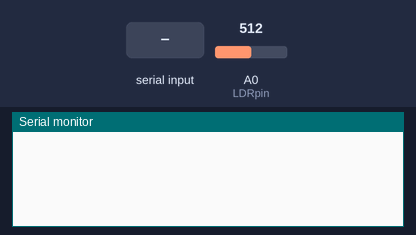
This sketch was run on a simulated Arduino Uno, built with avr-gcc and run on an emulated ATmega328P. Shown: the last lines printed to the serial monitor. The test bench sets the inputs (shaded band); at power-on: A0 (LDRpin) = 512.

Above: at 1.2 s.
1.3 s: "ldr\n" received over Serial
At 2.5 s:
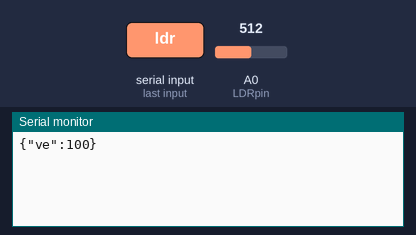
2.8 s: "1\n" received over Serial
At 4.2 s:
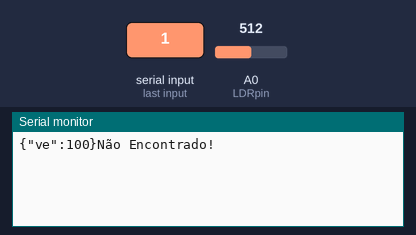

Measured:
- after the input at 1.3 s, the serial monitor: prints a new line at once (image 1)
- after the input at 2.8 s, the serial monitor: prints a new line at once (image 2)

The sketch:

enviarJSONsimples.ino
```cpp
#include <ArduinoJson.h>

String leituraSerial;
int valor = 0;
int LDRValue = 0;
#define LDRpin A0


void setup() {
  Serial.begin(9600);

}


void loop() {


  LDRValue = analogRead(LDRpin);

  if (Serial.available() > 0) {

    leituraSerial = leStringSerial();

    if (leituraSerial == "ldr") { //VERIFICA SE O QUE FOI RECEBIDO VIA SERIAL É IGUAL A STRING ESCRITA

       LeitorCorrente01();
    }

    else if (leituraSerial == "ldr2") { //VERIFICA SE O QUE FOI RECEBIDO VIA SERIAL É IGUAL A STRING ESCRITA

       LeitorCorrente02();
    }


    else {

      Serial.println("Não Encontrado!");
    }
  }
}


String leStringSerial() { //FUNÇÃO QUE FAZ A LEITURA DO SERIAL E RETORNA O VALOR

  String valorSerial = "";
  char leituraSerial;

  // Enquanto receber algo pela serial
  while (Serial.available() > 0) {
    // Lê byte da serial
    leituraSerial = Serial.read();
    // Ignora caractere de quebra de linha
    if (leituraSerial != '\n') {
      // Concatena valores
      valorSerial.concat(leituraSerial);
    }
    // Aguarda buffer serial ler próximo caractere
    delay(10);
  }

  return valorSerial;
}


void LeitorCorrente01() {


const size_t capacity = JSON_OBJECT_SIZE(3);
DynamicJsonDocument doc(capacity);

doc["ve"] = 100;

serializeJson(doc, Serial);

  //serializeJson(doc, Serial);
}

void LeitorCorrente02() {


const size_t capacity = JSON_OBJECT_SIZE(10);
DynamicJsonDocument doc(capacity);

doc["ve"] = 200;

serializeJson(doc, Serial);

  //serializeJson(doc, Serial);
}
```
